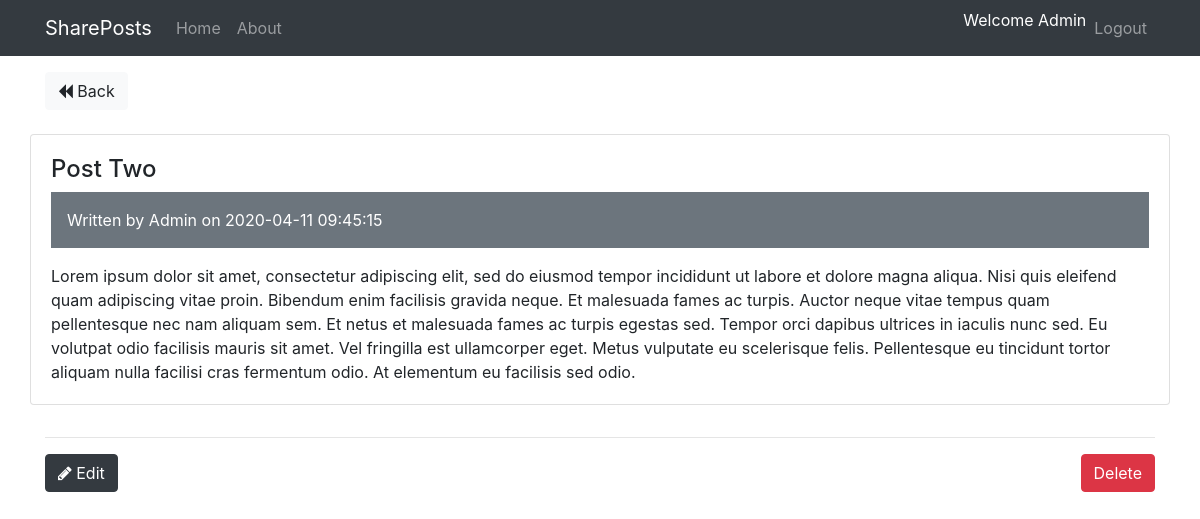
Screenshot of /practice/php/shareposts/index.php?url=posts/show/4 (signed in) with the database file from the repository.
### tables this page shows
CREATE TABLE `posts` (
  `id` int(11) NOT NULL,
  `user_id` int(11) NOT NULL,
  `title` varchar(255) NOT NULL,
  `body` text NOT NULL,
  `created_at` datetime NOT NULL DEFAULT CURRENT_TIMESTAMP
);

CREATE TABLE `users` (
  `id` int(11) NOT NULL,
  `name` varchar(255) NOT NULL,
  `email` varchar(255) NOT NULL,
  `password` varchar(255) NOT NULL,
  `created_at` datetime NOT NULL DEFAULT CURRENT_TIMESTAMP
);

### app/controllers/Posts.php (called while the page is built, shortened)
<?php
class Posts extends Controller
{
    public function __construct()
    {
        $this->postModel = $this->model('Post');
        $this->userModel = $this->model('User');
    }
    public function show($id)
    {
        $post = $this->postModel->getPostById($id);
        $user = $this->userModel->getUserById($post->user_id);
        $data = [
            'post' => $post,
            'user' => $user
        ];
        $this->view('posts/show', $data);
    }
}

### app/libraries/Core.php (called while the page is built, shortened)
<?php
class Core
{
    protected $currentMethod = "index";
    public function __construct()
    {
        $url = $this->getURL();
        if (file_exists('../app/controllers/' . ucwords($url[0]) . '.php')) {
            unset($url[0]);
        }
        $this->currentController = new $this->currentController;
        if (isset($url[1])) {
            if (method_exists($this->currentController, $url[1])) {
                $this->currentMethod = $url[1];
                unset($url[1]);
            }
        }
        $this->params = $url ? array_values($url) : [];
        call_user_func_array([$this->currentController, $this->currentMethod], $this->params);
    }
    public function getURL()
    {
        if (isset($_GET['url'])) {
            $url = rtrim($_GET['url'], '/');
            $url = filter_var($url, FILTER_SANITIZE_URL);
            $url = explode('/', $url);
            return $url;
        }
    }
}
$core = new Core();

### app/bootstrap.php (called while the page is built, shortened)
<?php
require_once 'libraries/Core.php';
require_once 'libraries/Controller.php';
require_once 'libraries/Database.php';

### public/index.php (called while the page is built)
<?php
    require_once "../app/bootstrap.php";
?>

### app/libraries/Database.php (called while the page is built, shortened)
<?php
class Database
{
    private $dbHost = DB_HOST;
    private $dbUser = DB_USER;
    private $dbPass = DB_PASS;
    private $dbName = DB_NAME;
    private $db_handler;
    private $stmt;
    public function __construct()
    {
        $dsn = 'mysql:host=' . $this->dbHost . ';dbname=' . $this->dbName;
        $options = array(
            PDO::ATTR_PERSISTENT => true,
            PDO::ATTR_ERRMODE => PDO::ERRMODE_EXCEPTION
        );
        try {
            $this->db_handler = new PDO($dsn, $this->dbUser, $this->dbPass, $options);
        } catch (PDOException $e) {
            $this->error = $e->getMessage();
            echo $this->error;
        }
    }
    public function query($sql)
    {
        $this->stmt = $this->db_handler->prepare($sql);
    }
    public function bind($param, $value, $type = null)
    {
        if (is_null($type)) {
            switch (true) {
                default:
                    $type = PDO::PARAM_STR;
            }
        }
        $this->stmt->bindValue($param, $value, $type);
    }
    public function execute()
    {
        return $this->stmt->execute();
    }
    public function single()
    {
        $this->execute();
        return $this->stmt->fetch(PDO::FETCH_OBJ);
    }
}

### app/models/Post.php (called while the page is built, shortened)
<?php
class Post
{
    private $db;
    public function __construct()
    {
        $this->db = new Database;
    }
    public function getPostById($id)
    {
        $this->db->query('SELECT * FROM posts WHERE id = :id');
        $this->db->bind(':id', $id);
        $row = $this->db->single();
        return $row;
    }
}

### app/models/User.php (called while the page is built, shortened)
<?php
class User
{
    private $db;
    public function __construct()
    {
        $this->db = new Database;
    }
    public function getUserById($id)
    {
        $this->db->query('SELECT * FROM users WHERE id = :id');
        $this->db->bind(':id', $id);
        $row = $this->db->single();
        return $row;
    }
}

### app/views/posts/show.php (the view)
<?php require APPROOT . '/views/inc/header.php'; ?>
    <a href="<?php echo URLROOT; ?>/index.php?url=posts" class="btn btn-light">
        <i class="fa fa-backward"></i> Back
    </a>
    <br><br>
    <div class="row mb-3">
        <div class="card card-body mb-3">
            <h4 class="cart-title"><?php echo $data['post']->title; ?></h4>
            <div class="bg-secondary text-white p-3 mb-3">
                Written by <?php echo $data['user']->name; ?> on <?php echo $data['post']->created_at; ?>
            </div>
            <p class="card-text"><?php echo $data['post']->body; ?></p>
        </div>
    </div>
    <?php if($data['post']->user_id == $_SESSION['user_id']) : ?>
        <hr>
        <a href="<?php echo URLROOT; ?>/index.php?url=posts/edit/<?php echo $data['post']->id; ?>" class="btn btn-dark"><i class="fa fa-pencil"></i> Edit</a>
        <form action="<?php echo URLROOT; ?>/index.php?url=posts/delete/<?php echo $data['post']->id; ?>" method="post" class="pull-right">
            <input type="submit" value="Delete" name="delete_post" class="btn btn-danger">
        </form>
    <?php endif; ?>
<?php require APPROOT . '/views/inc/footer.php'; ?>

### rows the page displays
posts: title "Post Two", created_at "2020-04-11 09:45:15", body "Lorem ipsum dolor sit amet, consectetur adipiscing elit, sed do eiusmod tempor incididunt ut labore et dolore magna aliqua. Nisi quis eleifend quam adipiscing vitae proin. Bibendum enim facilisis gravida neque. Et malesuada fames ac turpis. Auctor neque vitae tempus quam pellentesque nec nam aliquam sem. Et netus et malesuada fames ac turpis egestas sed. Tempor orci dapibus ultrices in iaculis nunc sed. Eu volutpat odio facilisis mauris sit amet. Vel fringilla est ullamcorper eget. Metus vulputate eu scelerisque felis. Pellentesque eu tincidunt tortor aliquam nulla facilisi cras fermentum odio. At elementum eu facilisis sed odio."
users: name "Admin"

### other values shown
SITENAME "SharePosts"
$_SESSION['user_name'] "Admin"
